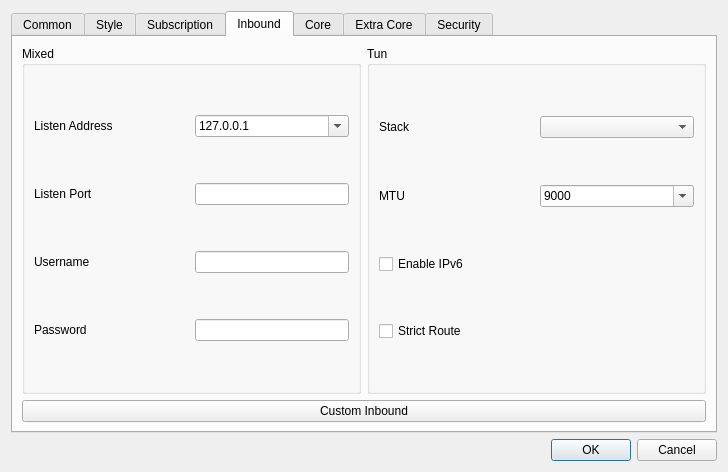
<?xml version="1.0" encoding="UTF-8"?>
<ui version="4.0">
 <class>DialogBasicSettings</class>
 <widget class="QDialog" name="DialogBasicSettings">
  <property name="geometry">
   <rect>
    <x>0</x>
    <y>0</y>
    <width>728</width>
    <height>472</height>
   </rect>
  </property>
  <property name="sizePolicy">
   <sizepolicy hsizetype="Preferred" vsizetype="Preferred">
    <horstretch>0</horstretch>
    <verstretch>0</verstretch>
   </sizepolicy>
  </property>
  <property name="windowTitle">
   <string>Basic Settings</string>
  </property>
  <layout class="QGridLayout" name="gridLayout">
   <item row="8" column="3">
    <widget class="QDialogButtonBox" name="buttonBox">
     <property name="orientation">
      <enum>Qt::Orientation::Horizontal</enum>
     </property>
     <property name="standardButtons">
      <set>QDialogButtonBox::StandardButton::Cancel|QDialogButtonBox::StandardButton::Ok</set>
     </property>
    </widget>
   </item>
   <item row="2" column="3">
    <widget class="QTabWidget" name="tabWidget">
     <property name="minimumSize">
      <size>
       <width>0</width>
       <height>414</height>
      </size>
     </property>
     <property name="currentIndex">
      <number>3</number>
     </property>
     <widget class="QWidget" name="tab_1">
      <attribute name="title">
       <string>Common</string>
      </attribute>
      <layout class="QVBoxLayout" name="verticalLayout_2">
       <item>
        <widget class="QGroupBox" name="systemProxyBox">
         <property name="title">
          <string/>
         </property>
         <layout class="QHBoxLayout" name="horizontalLayout">
          <item>
           <widget class="QLabel" name="label_29">
            <property name="text">
             <string>System Proxy Format</string>
            </property>
           </widget>
          </item>
          <item>
           <widget class="QComboBox" name="system_proxy_format"/>
          </item>
         </layout>
        </widget>
       </item>
       <item>
        <widget class="QGroupBox" name="groupBox1">
         <layout class="QHBoxLayout" name="horizontalLayout_9" stretch="0,8,1,1">
          <item>
           <widget class="QLabel" name="label_13">
            <property name="text">
             <string>Latency Test URL</string>
            </property>
           </widget>
          </item>
          <item>
           <widget class="QLineEdit" name="test_latency_url"/>
          </item>
          <item>
           <widget class="QLabel" name="label_14">
            <property name="text">
             <string>Concurrent</string>
            </property>
           </widget>
          </item>
          <item>
           <widget class="QLineEdit" name="test_concurrent"/>
          </item>
         </layout>
        </widget>
       </item>
       <item>
        <widget class="QGroupBox" name="horizontalGroupBox">
         <layout class="QHBoxLayout" name="horizontalLayout_12" stretch="0,8,1,1">
          <item>
           <widget class="QLabel" name="label_19">
            <property name="text">
             <string>Download Test URL</string>
            </property>
           </widget>
          </item>
          <item>
           <widget class="QLineEdit" name="test_download_url"/>
          </item>
          <item>
           <widget class="QLabel" name="label_10">
            <property name="text">
             <string>Timeout (s)</string>
            </property>
           </widget>
          </item>
          <item>
           <widget class="QLineEdit" name="test_download_timeout"/>
          </item>
         </layout>
        </widget>
       </item>
       <item>
        <widget class="QGroupBox" name="horizontalGroupBox1">
         <layout class="QHBoxLayout" name="horizontalLayout_18">
          <item>
           <widget class="QCheckBox" name="check_include_pre">
            <property name="text">
             <string>Include Pre-release when checking update</string>
            </property>
           </widget>
          </item>
          <item>
           <widget class="QCheckBox" name="old_share_link_format">
            <property name="toolTip">
             <string>Share VMess Link with v2rayN Format</string>
            </property>
            <property name="text">
             <string>Old Share Link Format</string>
            </property>
           </widget>
          </item>
         </layout>
        </widget>
       </item>
      </layout>
     </widget>
     <widget class="QWidget" name="tab_2">
      <attribute name="title">
       <string>Style</string>
      </attribute>
      <layout class="QGridLayout" name="gridLayout_5">
       <item row="0" column="0">
        <layout class="QHBoxLayout" name="style_h_1">
         <item>
          <widget class="QGroupBox" name="groupBox">
           <layout class="QHBoxLayout" name="horizontalLayout_4">
            <item>
             <widget class="QLabel" name="label_8">
              <property name="text">
               <string>Theme</string>
              </property>
             </widget>
            </item>
            <item>
             <widget class="QComboBox" name="theme"/>
            </item>
            <item>
             <widget class="QPushButton" name="set_custom_icon">
              <property name="sizePolicy">
               <sizepolicy hsizetype="Preferred" vsizetype="Fixed">
                <horstretch>0</horstretch>
                <verstretch>0</verstretch>
               </sizepolicy>
              </property>
              <property name="text">
               <string>Set custom icon</string>
              </property>
             </widget>
            </item>
           </layout>
          </widget>
         </item>
         <item>
          <widget class="QGroupBox" name="groupBox2">
           <layout class="QHBoxLayout" name="horizontalLayout_7">
            <item>
             <widget class="QLabel" name="label_15">
              <property name="text">
               <string>Language</string>
              </property>
             </widget>
            </item>
            <item>
             <widget class="QComboBox" name="language">
              <item>
               <property name="text">
                <string notr="true">English</string>
               </property>
              </item>
              <item>
               <property name="text">
                <string notr="true">简体中文</string>
               </property>
              </item>
              <item>
               <property name="text">
                <string notr="true">فارسی</string>
               </property>
              </item>
              <item>
               <property name="text">
                <string notr="true">Русский</string>
               </property>
              </item>
             </widget>
            </item>
           </layout>
          </widget>
         </item>
        </layout>
       </item>
       <item row="2" column="0">
        <layout class="QHBoxLayout" name="style_h_2">
         <item>
          <widget class="QGroupBox" name="groupBox_3">
           <property name="title">
            <string/>
           </property>
           <layout class="QHBoxLayout" name="horizontalLayout_11">
            <item>
             <widget class="QLabel" name="label_2">
              <property name="text">
               <string>Font</string>
              </property>
             </widget>
            </item>
            <item>
             <widget class="QComboBox" name="font">
              <property name="editable">
               <bool>true</bool>
              </property>
             </widget>
            </item>
           </layout>
          </widget>
         </item>
         <item>
          <widget class="QGroupBox" name="traffic_statistics_box">
           <layout class="QHBoxLayout" name="horizontalLayout_3">
            <item>
             <widget class="QLabel" name="label_16">
              <property name="text">
               <string>Statistics refresh rate</string>
              </property>
             </widget>
            </item>
            <item>
             <widget class="QComboBox" name="rfsh_r">
              <item>
               <property name="text">
                <string notr="true">500ms</string>
               </property>
              </item>
              <item>
               <property name="text">
                <string notr="true">1s</string>
               </property>
              </item>
              <item>
               <property name="text">
                <string notr="true">2s</string>
               </property>
              </item>
              <item>
               <property name="text">
                <string notr="true">3s</string>
               </property>
              </item>
              <item>
               <property name="text">
                <string notr="true">5s</string>
               </property>
              </item>
              <item>
               <property name="text">
                <string>Off</string>
               </property>
              </item>
             </widget>
            </item>
           </layout>
          </widget>
         </item>
        </layout>
       </item>
       <item row="3" column="0">
        <layout class="QHBoxLayout" name="style_h_3">
         <item>
          <widget class="QGroupBox" name="horizontalGroupBox_5">
           <layout class="QHBoxLayout" name="horizontalLayout_6">
            <item>
             <widget class="QCheckBox" name="launch_at_startup">
              <property name="text">
               <string>Launch at startup</string>
              </property>
             </widget>
            </item>
            <item>
             <widget class="QCheckBox" name="start_minimal">
              <property name="sizePolicy">
               <sizepolicy hsizetype="Preferred" vsizetype="Fixed">
                <horstretch>0</horstretch>
                <verstretch>0</verstretch>
               </sizepolicy>
              </property>
              <property name="text">
               <string>Start minimized to tray</string>
              </property>
             </widget>
            </item>
           </layout>
          </widget>
         </item>
         <item>
          <widget class="QGroupBox" name="groupBox_2">
           <layout class="QHBoxLayout" name="horizontalLayout_23">
            <item>
             <widget class="QLabel" name="label_17">
              <property name="text">
               <string>Max log lines</string>
              </property>
             </widget>
            </item>
            <item>
             <widget class="QLineEdit" name="max_log_line">
              <property name="sizePolicy">
               <sizepolicy hsizetype="Ignored" vsizetype="Fixed">
                <horstretch>0</horstretch>
                <verstretch>0</verstretch>
               </sizepolicy>
              </property>
             </widget>
            </item>
           </layout>
          </widget>
         </item>
        </layout>
       </item>
      </layout>
     </widget>
     <widget class="QWidget" name="tab_3">
      <attribute name="title">
       <string>Subscription</string>
      </attribute>
      <layout class="QGridLayout" name="gridLayout_3">
       <item row="1" column="0">
        <widget class="QLabel" name="label_4">
         <property name="text">
          <string>User Agent</string>
         </property>
        </widget>
       </item>
       <item row="0" column="1">
        <layout class="QHBoxLayout" name="horizontalLayout_5">
         <item>
          <widget class="QCheckBox" name="sub_auto_update_enable">
           <property name="sizePolicy">
            <sizepolicy hsizetype="Minimum" vsizetype="Fixed">
             <horstretch>0</horstretch>
             <verstretch>0</verstretch>
            </sizepolicy>
           </property>
           <property name="text">
            <string>Enable</string>
           </property>
          </widget>
         </item>
         <item>
          <widget class="QLabel" name="label_21">
           <property name="text">
            <string>Interval (minute, invalid if less than 30)</string>
           </property>
          </widget>
         </item>
         <item>
          <widget class="QLineEdit" name="sub_auto_update">
           <property name="sizePolicy">
            <sizepolicy hsizetype="Preferred" vsizetype="Fixed">
             <horstretch>0</horstretch>
             <verstretch>0</verstretch>
            </sizepolicy>
           </property>
          </widget>
         </item>
        </layout>
       </item>
       <item row="1" column="1">
        <widget class="QLineEdit" name="user_agent"/>
       </item>
       <item row="0" column="0">
        <widget class="QLabel" name="label_20">
         <property name="sizePolicy">
          <sizepolicy hsizetype="Preferred" vsizetype="Maximum">
           <horstretch>0</horstretch>
           <verstretch>0</verstretch>
          </sizepolicy>
         </property>
         <property name="text">
          <string>Automatic update</string>
         </property>
        </widget>
       </item>
       <item row="2" column="1">
        <widget class="QCheckBox" name="sub_use_proxy">
         <property name="text">
          <string>Use proxy when updating subscription</string>
         </property>
        </widget>
       </item>
       <item row="3" column="1">
        <widget class="QCheckBox" name="sub_insecure">
         <property name="text">
          <string>Ignore TLS errors when updating subscription</string>
         </property>
        </widget>
       </item>
      </layout>
     </widget>
     <widget class="QWidget" name="tab_4">
      <attribute name="title">
       <string>Inbound</string>
      </attribute>
      <layout class="QGridLayout" name="gridLayout_9">
       <item row="0" column="1">
        <widget class="QGroupBox" name="groupBox_9">
         <property name="title">
          <string notr="true">Tun</string>
         </property>
         <layout class="QGridLayout" name="gridLayout_11">
          <item row="0" column="0">
           <widget class="QLabel" name="label_11">
            <property name="sizePolicy">
             <sizepolicy hsizetype="Preferred" vsizetype="Preferred">
              <horstretch>0</horstretch>
              <verstretch>0</verstretch>
             </sizepolicy>
            </property>
            <property name="text">
             <string>Stack</string>
            </property>
           </widget>
          </item>
          <item row="0" column="1">
           <widget class="QComboBox" name="tun_stack">
            <property name="editable">
             <bool>false</bool>
            </property>
           </widget>
          </item>
          <item row="1" column="0">
           <widget class="QLabel" name="label_28">
            <property name="sizePolicy">
             <sizepolicy hsizetype="Preferred" vsizetype="Preferred">
              <horstretch>0</horstretch>
              <verstretch>0</verstretch>
             </sizepolicy>
            </property>
            <property name="text">
             <string notr="true">MTU</string>
            </property>
           </widget>
          </item>
          <item row="1" column="1">
           <widget class="QComboBox" name="tun_mtu">
            <property name="editable">
             <bool>true</bool>
            </property>
            <item>
             <property name="text">
              <string notr="true">9000</string>
             </property>
            </item>
            <item>
             <property name="text">
              <string notr="true">1500</string>
             </property>
            </item>
           </widget>
          </item>
          <item row="2" column="0" colspan="2">
           <widget class="QCheckBox" name="tun_ipv6">
            <property name="text">
             <string>Enable IPv6</string>
            </property>
           </widget>
          </item>
          <item row="3" column="0" colspan="2">
           <widget class="QCheckBox" name="tun_strict_route">
            <property name="text">
             <string>Strict Route</string>
            </property>
           </widget>
          </item>
         </layout>
        </widget>
       </item>
       <item row="0" column="0">
        <widget class="QGroupBox" name="groupBox_8">
         <property name="title">
          <string notr="true">Mixed</string>
         </property>
         <layout class="QGridLayout" name="gridLayout_10">
          <item row="0" column="0">
           <widget class="QLabel" name="label">
            <property name="text">
             <string>Listen Address</string>
            </property>
           </widget>
          </item>
          <item row="1" column="0">
           <widget class="QLabel" name="label_30">
            <property name="text">
             <string>Listen Port</string>
            </property>
           </widget>
          </item>
          <item row="2" column="1">
           <widget class="QLineEdit" name="inbound_username">
            <property name="sizePolicy">
             <sizepolicy hsizetype="Preferred" vsizetype="Fixed">
              <horstretch>0</horstretch>
              <verstretch>0</verstretch>
             </sizepolicy>
            </property>
           </widget>
          </item>
          <item row="2" column="0">
           <widget class="QLabel" name="label_auth_user">
            <property name="text">
             <string>Username</string>
            </property>
           </widget>
          </item>
          <item row="3" column="0">
           <widget class="QLabel" name="label_auth_pass">
            <property name="text">
             <string>Password</string>
            </property>
           </widget>
          </item>
          <item row="3" column="1">
           <widget class="QLineEdit" name="inbound_password">
            <property name="sizePolicy">
             <sizepolicy hsizetype="Preferred" vsizetype="Fixed">
              <horstretch>0</horstretch>
              <verstretch>0</verstretch>
             </sizepolicy>
            </property>
            <property name="echoMode">
             <enum>QLineEdit::EchoMode::Password</enum>
            </property>
           </widget>
          </item>
          <item row="1" column="1">
           <widget class="QLineEdit" name="inbound_port">
            <property name="sizePolicy">
             <sizepolicy hsizetype="Preferred" vsizetype="Fixed">
              <horstretch>0</horstretch>
              <verstretch>0</verstretch>
             </sizepolicy>
            </property>
           </widget>
          </item>
          <item row="0" column="1">
           <widget class="QComboBox" name="inbound_address">
            <property name="editable">
             <bool>true</bool>
            </property>
            <item>
             <property name="text">
              <string notr="true">127.0.0.1</string>
             </property>
            </item>
            <item>
             <property name="text">
              <string notr="true">0.0.0.0</string>
             </property>
            </item>
            <item>
             <property name="text">
              <string notr="true">::</string>
             </property>
            </item>
           </widget>
          </item>
         </layout>
        </widget>
       </item>
       <item row="1" column="0" colspan="2">
        <widget class="QPushButton" name="custom_inbound_edit">
         <property name="text">
          <string>Custom Inbound</string>
         </property>
        </widget>
       </item>
      </layout>
     </widget>
     <widget class="QWidget" name="tab_5">
      <attribute name="title">
       <string>Core</string>
      </attribute>
      <layout class="QGridLayout" name="gridLayout_2">
       <item row="0" column="0">
        <widget class="QGroupBox" name="groupBox_4">
         <property name="title">
          <string>Log</string>
         </property>
         <layout class="QGridLayout" name="gridLayout_4">
          <item row="0" column="0">
           <widget class="QCheckBox" name="log_disabled">
            <property name="text">
             <string>Disabled</string>
            </property>
           </widget>
          </item>
          <item row="1" column="0">
           <widget class="QCheckBox" name="log_timestamp">
            <property name="text">
             <string>Timestamp</string>
            </property>
           </widget>
          </item>
          <item row="2" column="0">
           <widget class="QLabel" name="label_9">
            <property name="text">
             <string>Level</string>
            </property>
           </widget>
          </item>
          <item row="2" column="1">
           <widget class="QComboBox" name="log_level"/>
          </item>
         </layout>
        </widget>
       </item>
       <item row="0" column="1">
        <widget class="QGroupBox" name="groupBox_5">
         <property name="title">
          <string notr="true">Clash API</string>
         </property>
         <layout class="QGridLayout" name="gridLayout_6">
          <item row="0" column="0">
           <widget class="QLabel" name="label_12">
            <property name="text">
             <string>External Controller</string>
            </property>
           </widget>
          </item>
          <item row="0" column="1">
           <widget class="QLineEdit" name="clash_api_external_controller">
            <property name="sizePolicy">
             <sizepolicy hsizetype="Preferred" vsizetype="Fixed">
              <horstretch>0</horstretch>
              <verstretch>0</verstretch>
             </sizepolicy>
            </property>
            <property name="text">
             <string/>
            </property>
            <property name="placeholderText">
             <string notr="true">127.0.0.1:9090</string>
            </property>
           </widget>
          </item>
          <item row="1" column="0">
           <widget class="QLabel" name="label_26">
            <property name="text">
             <string>Dashboard</string>
            </property>
           </widget>
          </item>
          <item row="1" column="1">
           <widget class="QComboBox" name="clash_api_dashboard">
            <item>
             <property name="text">
              <string notr="true">yacd-meta</string>
             </property>
            </item>
            <item>
             <property name="text">
              <string notr="true">metacubexd</string>
             </property>
            </item>
            <item>
             <property name="text">
              <string notr="true">zashboard</string>
             </property>
            </item>
           </widget>
          </item>
          <item row="2" column="0">
           <widget class="QLabel" name="label_27">
            <property name="text">
             <string>Secret</string>
            </property>
           </widget>
          </item>
          <item row="2" column="1">
           <widget class="QLineEdit" name="clash_api_secret">
            <property name="sizePolicy">
             <sizepolicy hsizetype="Preferred" vsizetype="Fixed">
              <horstretch>0</horstretch>
              <verstretch>0</verstretch>
             </sizepolicy>
            </property>
           </widget>
          </item>
         </layout>
        </widget>
       </item>
       <item row="1" column="0">
        <widget class="QGroupBox" name="groupBox_6">
         <property name="title">
          <string notr="true">NTP</string>
         </property>
         <layout class="QGridLayout" name="gridLayout_7">
          <item row="0" column="0">
           <widget class="QCheckBox" name="ntp_enabled">
            <property name="text">
             <string>Enabled</string>
            </property>
           </widget>
          </item>
          <item row="1" column="0">
           <widget class="QLabel" name="label_3">
            <property name="text">
             <string>Server</string>
            </property>
           </widget>
          </item>
          <item row="1" column="1">
           <widget class="QLineEdit" name="ntp_server">
            <property name="sizePolicy">
             <sizepolicy hsizetype="Preferred" vsizetype="Fixed">
              <horstretch>0</horstretch>
              <verstretch>0</verstretch>
             </sizepolicy>
            </property>
           </widget>
          </item>
          <item row="2" column="0">
           <widget class="QLabel" name="label_6">
            <property name="text">
             <string>Server Port</string>
            </property>
           </widget>
          </item>
          <item row="2" column="1">
           <widget class="QLineEdit" name="ntp_server_port">
            <property name="sizePolicy">
             <sizepolicy hsizetype="Preferred" vsizetype="Fixed">
              <horstretch>0</horstretch>
              <verstretch>0</verstretch>
             </sizepolicy>
            </property>
           </widget>
          </item>
          <item row="3" column="0">
           <widget class="QLabel" name="label_7">
            <property name="text">
             <string>Interval</string>
            </property>
           </widget>
          </item>
          <item row="3" column="1">
           <widget class="QComboBox" name="ntp_interval">
            <item>
             <property name="text">
              <string notr="true">5m</string>
             </property>
            </item>
            <item>
             <property name="text">
              <string notr="true">10m</string>
             </property>
            </item>
            <item>
             <property name="text">
              <string notr="true">30m</string>
             </property>
            </item>
           </widget>
          </item>
         </layout>
        </widget>
       </item>
       <item row="1" column="1">
        <widget class="QGroupBox" name="groupBox_7">
         <property name="title">
          <string>Certificate</string>
         </property>
         <layout class="QGridLayout" name="gridLayout_8">
          <item row="0" column="0">
           <widget class="QLabel" name="label_22">
            <property name="text">
             <string>Store</string>
            </property>
           </widget>
          </item>
          <item row="0" column="1">
           <widget class="QComboBox" name="certificate_store"/>
          </item>
          <item row="1" column="0">
           <widget class="QLabel" name="label_23">
            <property name="text">
             <string>Certificate</string>
            </property>
           </widget>
          </item>
          <item row="1" column="1">
           <widget class="QLineEdit" name="certificate">
            <property name="sizePolicy">
             <sizepolicy hsizetype="Preferred" vsizetype="Fixed">
              <horstretch>0</horstretch>
              <verstretch>0</verstretch>
             </sizepolicy>
            </property>
           </widget>
          </item>
          <item row="2" column="0">
           <widget class="QLabel" name="label_24">
            <property name="text">
             <string>Certificate Path</string>
            </property>
           </widget>
          </item>
          <item row="2" column="1">
           <widget class="QLineEdit" name="certificate_path">
            <property name="sizePolicy">
             <sizepolicy hsizetype="Preferred" vsizetype="Fixed">
              <horstretch>0</horstretch>
              <verstretch>0</verstretch>
             </sizepolicy>
            </property>
           </widget>
          </item>
          <item row="3" column="0">
           <widget class="QLabel" name="label_25">
            <property name="text">
             <string>Certificate Directory Path</string>
            </property>
           </widget>
          </item>
          <item row="3" column="1">
           <widget class="QLineEdit" name="certificate_directory_path">
            <property name="sizePolicy">
             <sizepolicy hsizetype="Preferred" vsizetype="Fixed">
              <horstretch>0</horstretch>
              <verstretch>0</verstretch>
             </sizepolicy>
            </property>
           </widget>
          </item>
         </layout>
        </widget>
       </item>
      </layout>
     </widget>
     <widget class="QWidget" name="tab_6">
      <attribute name="title">
       <string>Extra Core</string>
      </attribute>
      <layout class="QVBoxLayout" name="verticalLayout_5">
       <item>
        <widget class="QScrollArea" name="extra_core_box_scrollArea">
         <property name="frameShape">
          <enum>QFrame::Shape::NoFrame</enum>
         </property>
         <property name="widgetResizable">
          <bool>true</bool>
         </property>
         <widget class="QWidget" name="extra_core_box_scrollAreaWidgetContents">
          <property name="geometry">
           <rect>
            <x>0</x>
            <y>0</y>
            <width>204</width>
            <height>61</height>
           </rect>
          </property>
          <layout class="QVBoxLayout" name="verticalLayout_6">
           <item>
            <widget class="QWidget" name="horizontalWidget_4" native="true">
             <property name="sizePolicy">
              <sizepolicy hsizetype="Preferred" vsizetype="Maximum">
               <horstretch>0</horstretch>
               <verstretch>0</verstretch>
              </sizepolicy>
             </property>
             <layout class="QHBoxLayout" name="horizontalLayout_8">
              <item>
               <widget class="QPushButton" name="extra_core_add">
                <property name="text">
                 <string>Add</string>
                </property>
               </widget>
              </item>
              <item>
               <widget class="QPushButton" name="extra_core_del">
                <property name="text">
                 <string>Delete</string>
                </property>
               </widget>
              </item>
             </layout>
            </widget>
           </item>
          </layout>
         </widget>
        </widget>
       </item>
      </layout>
     </widget>
     <widget class="QWidget" name="tab_7">
      <attribute name="title">
       <string>Security</string>
      </attribute>
      <layout class="QVBoxLayout" name="verticalLayout_4">
       <item>
        <widget class="QCheckBox" name="skip_cert">
         <property name="text">
          <string>Skip TLS certificate authentication by default (allowInsecure)</string>
         </property>
        </widget>
       </item>
       <item>
        <widget class="QGroupBox" name="horizontalGroupBox2">
         <property name="sizePolicy">
          <sizepolicy hsizetype="Preferred" vsizetype="Maximum">
           <horstretch>0</horstretch>
           <verstretch>0</verstretch>
          </sizepolicy>
         </property>
         <layout class="QHBoxLayout" name="horizontalLayout_26">
          <item>
           <widget class="QLabel" name="label_18">
            <property name="text">
             <string>Default uTLS Fingerprint</string>
            </property>
           </widget>
          </item>
          <item>
           <widget class="QComboBox" name="utlsFingerprint">
            <property name="editable">
             <bool>true</bool>
            </property>
           </widget>
          </item>
         </layout>
        </widget>
       </item>
      </layout>
     </widget>
    </widget>
   </item>
  </layout>
 </widget>
 <resources/>
 <connections>
  <connection>
   <sender>buttonBox</sender>
   <signal>accepted()</signal>
   <receiver>DialogBasicSettings</receiver>
   <slot>accept()</slot>
   <hints>
    <hint type="sourcelabel">
     <x>248</x>
     <y>254</y>
    </hint>
    <hint type="destinationlabel">
     <x>157</x>
     <y>274</y>
    </hint>
   </hints>
  </connection>
  <connection>
   <sender>buttonBox</sender>
   <signal>rejected()</signal>
   <receiver>DialogBasicSettings</receiver>
   <slot>reject()</slot>
   <hints>
    <hint type="sourcelabel">
     <x>316</x>
     <y>260</y>
    </hint>
    <hint type="destinationlabel">
     <x>286</x>
     <y>274</y>
    </hint>
   </hints>
  </connection>
 </connections>
</ui>
